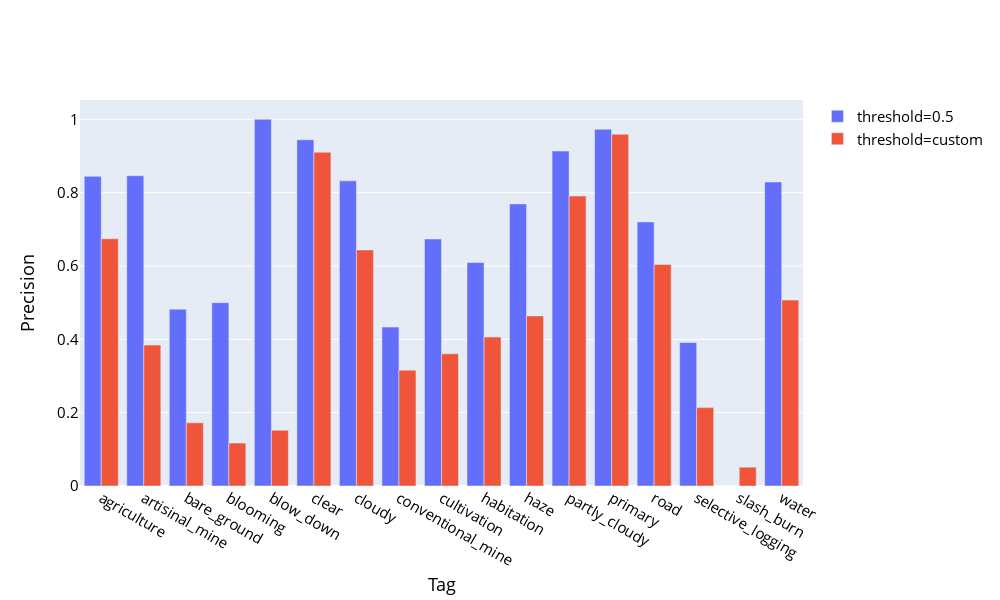

Notebook code for this chart:
### Code cell
layout=dict(height=600, width=1000, xaxis_title='Tag', yaxis_title='Precision', font=dict(size=15, color='black'))
fig=dict(layout=layout)
fig = go.Figure(fig)
fig.add_trace(go.Bar(x=list(augment_model_precision_by_tag.keys()), y=list(augment_model_precision_by_tag.values()), name='threshold=0.5'))
fig.add_trace(go.Bar(x=list(precision_by_tag.keys()), y=list(precision_by_tag.values()), name='threshold=custom'))
fig.show()

### Figure 1 — Plotly figure (JSON) as saved in the notebook; plotly's stock layout.template omitted (floating-point values rounded to 4 significant figures)
{"data": [{"name": "threshold=0.5", "type": "bar", "x": ["agriculture", "artisinal_mine", "bare_ground", "blooming", "blow_down", "clear", "cloudy", "conventional_mine", "cultivation", "habitation", "haze", "partly_cloudy", "primary", "road", "selective_logging", "slash_burn", "water"], "y": [0.8444, 0.8462, 0.4821, 0.5, 1, 0.9443, 0.8322, 0.4333, 0.6736, 0.6094, 0.7692, 0.9134, 0.973, 0.7202, 0.3913, 0, 0.8291]}, {"name": "threshold=custom", "type": "bar", "x": ["agriculture", "artisinal_mine", "bare_ground", "blooming", "blow_down", "clear", "cloudy", "conventional_mine", "cultivation", "habitation", "haze", "partly_cloudy", "primary", "road", "selective_logging", "slash_burn", "water"], "y": [0.6743, 0.3843, 0.1722, 0.1172, 0.1522, 0.9101, 0.6437, 0.3158, 0.3605, 0.4062, 0.4638, 0.7907, 0.9593, 0.6043, 0.2137, 0.05128, 0.5069]}], "layout": {"font": {"color": "black", "size": 15}, "height": 600, "width": 1000, "xaxis": {"title": {"text": "Tag"}}, "yaxis": {"title": {"text": "Precision"}}}}
